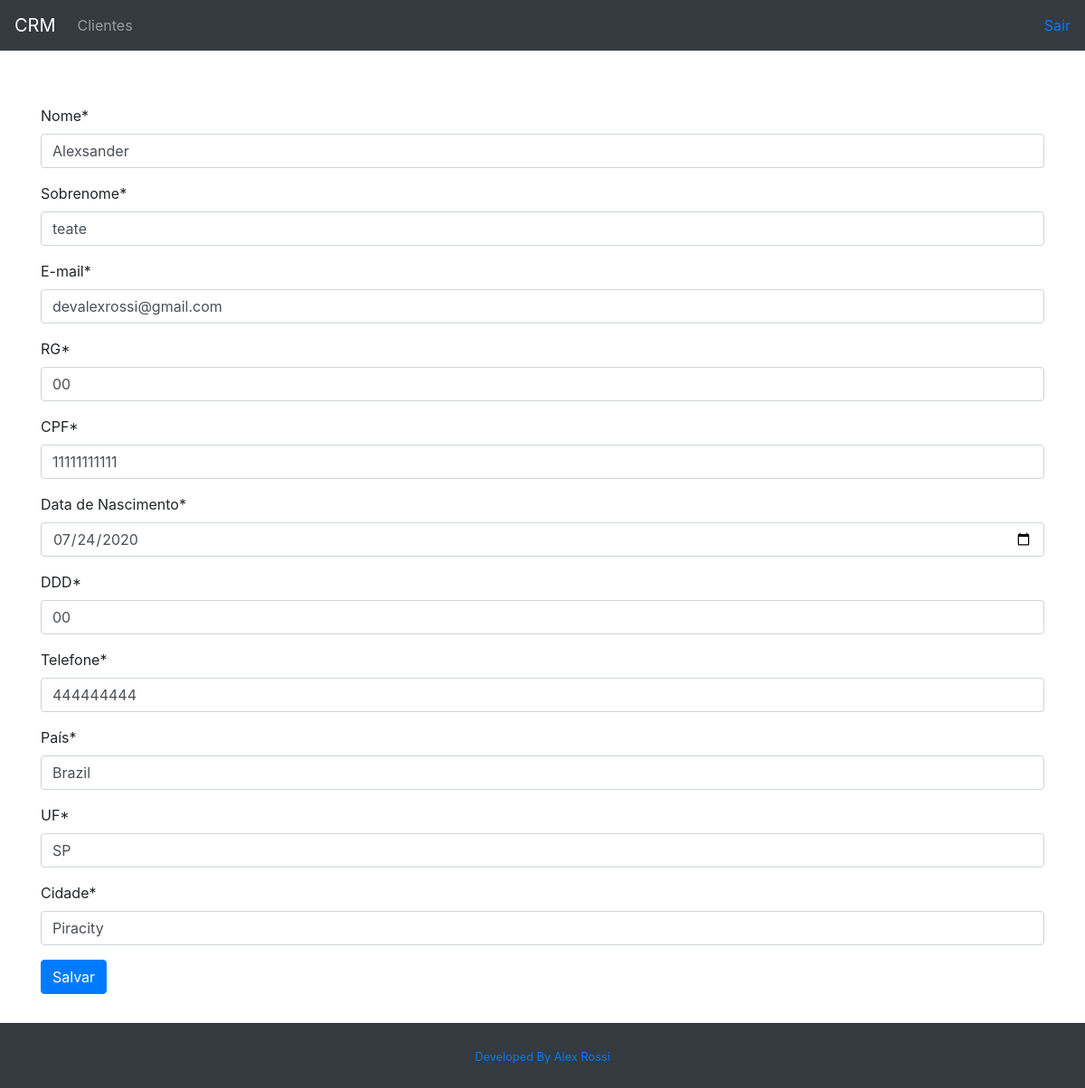
The page /customer/5/ on the database its author committed.
### customer/models.py (models this page shows, shortened)
class Customer(models.Model):
  first_name = models.CharField(max_length=30)
  last_name = models.CharField(max_length=50)
  email = models.EmailField()
  document_rg = models.CharField(max_length=9)
  document_cpf = models.CharField(max_length=11)
  birth_date = models.DateField()
  area_code = models.CharField(max_length=3)
  phone_number = models.CharField(max_length=9)
  country = models.CharField(max_length=30)
  state = models.CharField(max_length=30)
  city = models.CharField(max_length=30)
  created_date = models.DateTimeField(auto_now_add=True)
  updated_date = models.DateTimeField(auto_now=True)
  active = models.BooleanField(default=True)
  class Meta:
    db_table = "customer"

### customer/views.py (the view, shortened to what this page needs)
# urls.py: path("<int:id>/", CustomerUpdateView.as_view(), name="customer-update"),
class CustomerUpdateView(UpdateView):
  template_name = "customer/customer.html"
  form_class = CustomerForm
  def get_object(self):
    id = self.kwargs.get("id")
    return get_object_or_404(Customer, id=id)

### customer/forms.py
class CustomerForm(forms.ModelForm):
  first_name = forms.CharField(
    label="Nome",
    error_messages={"max_length": "Máximo de 30 caracteres"}
    )
  last_name = forms.CharField(
    label="Sobrenome",
    error_messages={"max_length": "Máximo de 50 caracteres"}
    )
  email = forms.EmailField(label="E-mail")
  document_rg = forms.CharField(label="RG")
  document_cpf = forms.CharField(label="CPF")
  birth_date = forms.DateField(label="Data de Nascimento", widget=DateInput())
  area_code = forms.RegexField(
    label="DDD",
    regex=r"^\+?1?[0-9]{2}$",
    error_messages={"invalid": "Número de DDD inválido"}
    )
  phone_number = forms.RegexField(
    label="Telefone",
    regex=r"^\+?1?[0-9]{9,15}$",
    error_messages={"invalid": "Número de telefone inválido"}
    )
  country = forms.CharField(label="País")
  state = forms.CharField(label="UF")
  city = forms.CharField(label="Cidade")
  class Meta:
    model = Customer
    fields = (
      "first_name",
      "last_name",
      "email",
      "document_rg",
      "document_cpf",
      "birth_date",
      "area_code",
      "phone_number",
      "country",
      "state",
      "city",
    )

### customer/templates/customer/customer.html (shortened to what this page needs)
{% extends "model-page.html" %}
{% load crispy_forms_tags %}
{% block content %}
  <form method="POST">{% csrf_token %}
    {{ form|crispy }}
    <button type="submit" class="btn btn-primary">Salvar</button>
  </form>
{% endblock %}

### core/templates/model-page.html (style rules this page uses)
html,body { height: 100%; }

### rows shown on the page
Customer: first_name "Alexsander", last_name "teate", email "devalexrossi@gmail.com", document_rg "00", document_cpf "11111111111", birth_date "07/24/2020", area_code "00", phone_number "444444444", country "Brazil", state "SP", city "Piracity"
